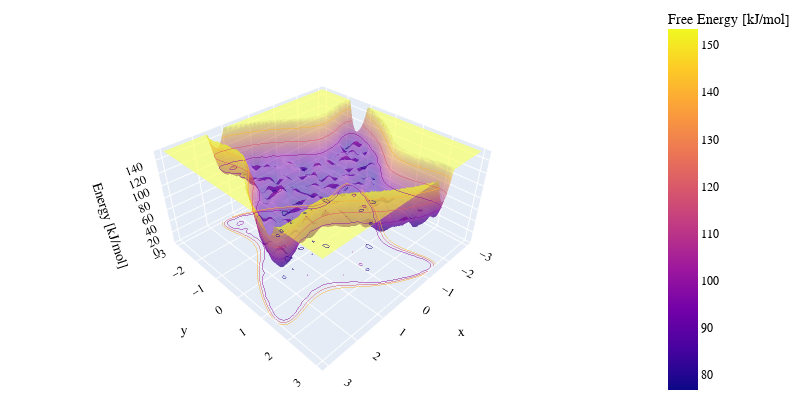

Notebook code for this chart:
### Code cell
# Exploration Simulation used for MetaD stage
new_params = {**default_params}
new_params.update({"ID":"_expl_44", "len_error_list":25, "save_results":True})

MFI_expl = MFI_class2D.MFI2D(**new_params)
MFI_expl.analyse_data()

print(F"Final Error: Aofe = {MFI_expl.Aofe:.4f}, AAD = {MFI_expl.AAD:.4f}")
print(f"MIN(FES+Bias) = {np.min(MFI_expl.FES + MFI_expl.Bias):.4f}, MIN(Z+Bias) = {np.min(pot2 + MFI_expl.Bias):.4f}")

MFI_expl.plot_res(["AD"])
lib2.plot_3D_plotly(MFI_expl.X, MFI_expl.Y, MFI_expl.Z + MFI_expl.Bias, range_min=0, range_max=np.min(pot2 + MFI_expl.Bias)*2)
t_expl, v_expl, aofe_expl, aad_expl, abs_expl = MFI_expl.Avr_Error_list[:,0], MFI_expl.Avr_Error_list[:,1], MFI_expl.Avr_Error_list[:,2], MFI_expl.Avr_Error_list[:, MFI_expl.aad_index], MFI_expl.Avr_Error_list[:, MFI_expl.abs_error_index]
force_terms_expl, sim_time_expl, fes_expl = MFI_expl.force_terms, MFI_expl.sim_time, MFI_expl.FES
forces_e_list_expl = MFI_expl.forces_e_list

### Figure 1 — Plotly figure (JSON) as saved in the notebook; plotly's stock layout.template omitted (floating-point values rounded to 4 significant figures; data arrays with more than 128 entries replaced by an {"elided": "..."} marker saying what was removed)
{"data": [{"colorbar": {"title": {"text": "Free Energy [kJ/mol]"}}, "contours": {"z": {"highlightcolor": "limegreen", "project": {"z": true}, "show": true, "usecolormap": true}}, "opacity": 0.5, "scene": "scene", "type": "surface", "x": {"elided": "100x100 float values"}, "y": {"elided": "100x100 float values"}, "z": {"elided": "100x100 float values"}}], "layout": {"font": {"color": "black", "family": "Helvetica, Arial, sans-serif", "size": 12}, "height": 400, "margin": {"b": 0, "l": 0, "r": 0, "t": 0}, "scene": {"aspectmode": "manual", "aspectratio": {"x": 1, "y": 1, "z": 0.5}, "domain": {"x": [0, 1], "y": [0, 1]}, "xaxis": {"title": {"text": "x"}}, "yaxis": {"title": {"text": "y"}}, "zaxis": {"range": [0, 153.4], "title": {"text": "Energy [kJ/mol]"}}}, "title": {}, "width": 800}}
